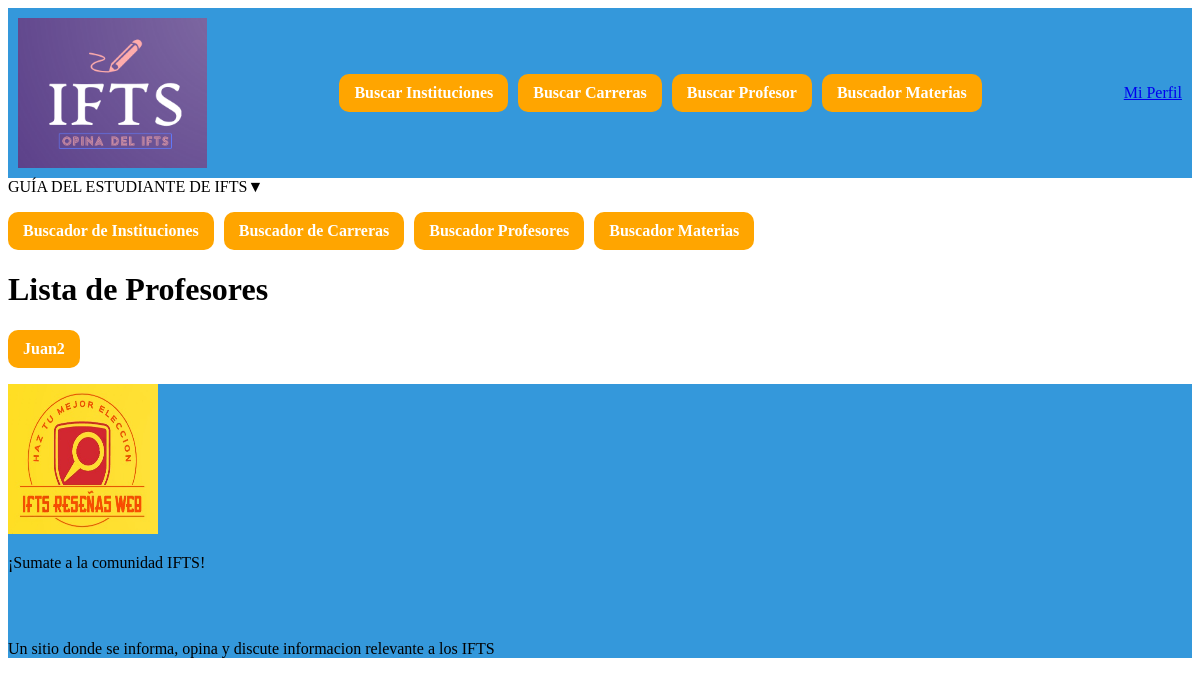
Page /profesor/lista/ on the earlier database version.
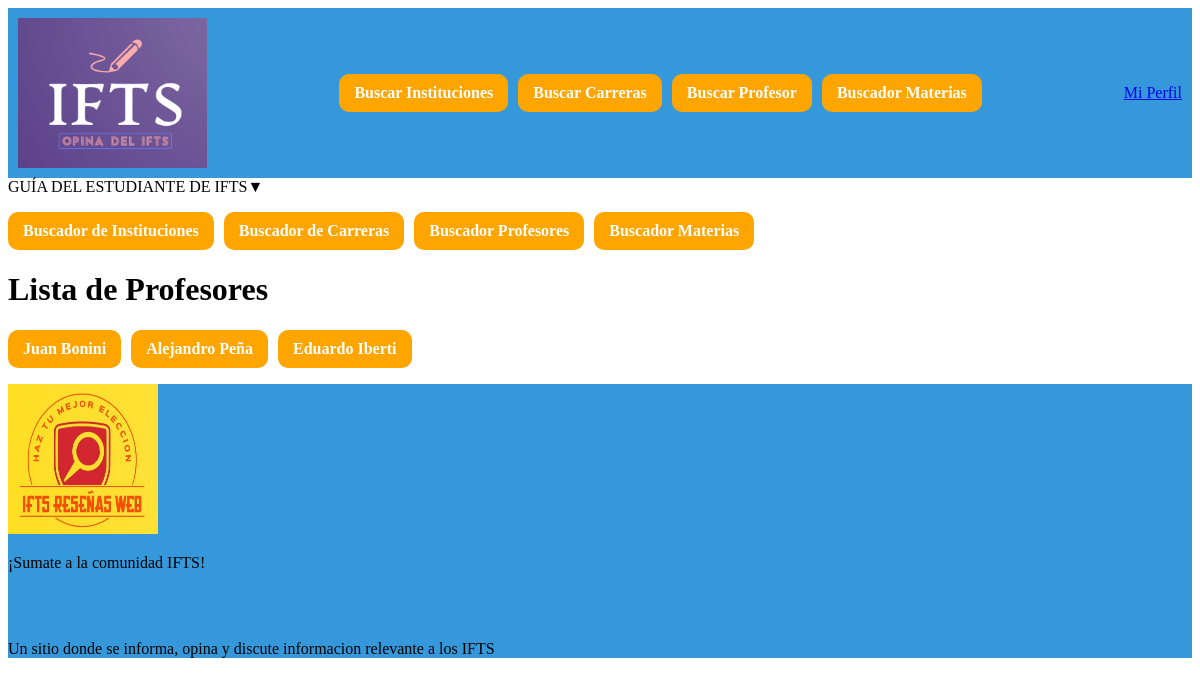
Same page on the later database version.
### apps/profesor/models.py (models this page shows, shortened)
class Profesor(models.Model):
    nombre = models.CharField(max_length=100, blank=True, null=True, default=None)
    fk_id_usuario = models.ForeignKey('custom_user.CustomUser', on_delete=models.CASCADE, default=None)  # Usuario del profesor
    id_institucion = models.ForeignKey('institucion.Institucion', on_delete=models.CASCADE, default=1)  # Id del institucion del profesor

### apps/profesor/views.py (the view)
# urls.py: path("lista/", ProfesorListView.as_view(), name="lista_profesor"),]
class ProfesorListView(ListView):
    model = Profesor
    template_name = "lista_profesor.html"
    context_object_name = "profesores"

### apps/profesor/templates/lista_profesor.html (shortened to what this page needs)
{% extends "template_base.html" %}
{% block content %}
    <h1>Lista de Profesores</h1>
    <ul>
        {% for profesor in profesores %}
                <li><a href="{% url 'detalle_profesor' pk=profesor.pk %}">{{ profesor.nombre }}</a></li>
        {% endfor %}
    </ul>
{% endblock %}

Differences in the rows shown:
changed Profesor: nombre "Juan2" → "Juan Bonini"
added Profesor: nombre "Alejandro Peña"
added Profesor: nombre "Eduardo Iberti"
